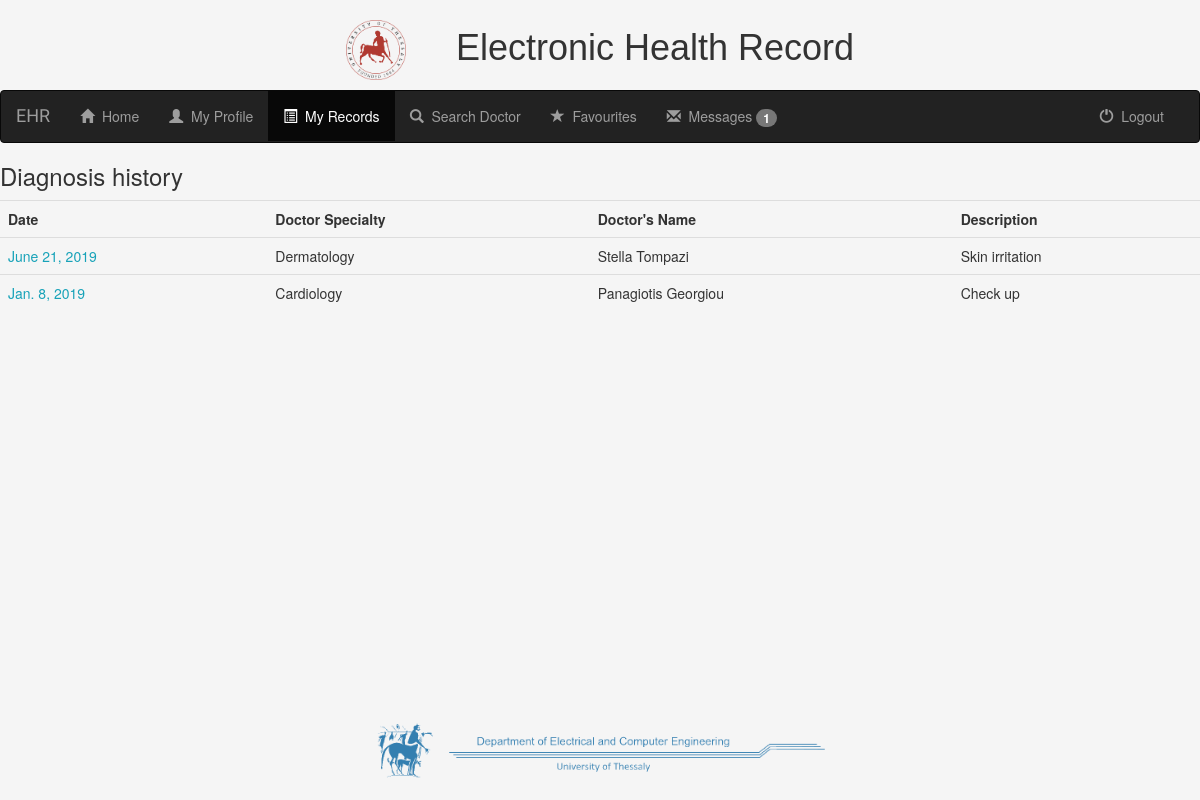
The page /my_mr/appointments_list/ (signed in) on the database its author committed.
### mr/models.py (models this page shows, shortened)
class Appointments(models.Model):
    patient = models.ForeignKey(PatientProfile, on_delete=models.CASCADE)
    doctor = models.ForeignKey(UserProfile, on_delete=models.CASCADE)
    date = models.DateField(null=False, default=date.today)
    symptoms_description = models.CharField(max_length=1000, blank=True)
    diagnosis = models.CharField(max_length=2000, default='None')
    examination_description = models.CharField(max_length=5000, default='None')
    medication = models.CharField(max_length=500, blank=True)
    medication_side_effects = models.CharField(max_length=1000, blank=True)
    secret_note = models.CharField(max_length=1000, blank=True)

class UserProfile(models.Model):
    user = models.OneToOneField(User, on_delete=models.CASCADE)
    specialties_list = (
        ('Accident_and_Emergency_Medicine', 'Accident and Emergency Medicine'),
        ('Allergiology', 'Allergiology'),
        ('Anesthetics', 'Anesthetics'),
        ('Cardiology', 'Cardiology'),
        ('Child_Psychiatry', 'Child Psychiatry'),
        ('Clinical_Biology', 'Clinical Biology'),
        ('Clinical_Chemistry', 'Clinical Chemistry'),
        ('Clinical_Neurophysiology', 'Clinical Neurophysiology'),
        ('Dental_Oral_Maxillo-facial_surgery', 'Dental, Oral and Maxillo-facial Surgery'),
        ('Dermato-Venereology', 'Dermato-Venereology'),
        ('Dermatology', 'Dermatology'),
        ('Endocrinology', 'Endocrinology'),
        ('Family_and_general_Medicine', 'Family and General Medicine'),
        ('Fictional_Medical_Specialist', 'Fictional Medical Specialist'),
        ('Gastro-enterologic_Surgery', 'Gastro-enterologic Surgery'),
        ('Gastroenterology', 'Gastroenterology'),
        ('General_Hematology', 'General Hematology'),
        ('General_Practice', 'General Practice'),
        ('General_Surgery', 'General Surgery'),
        ('Geriatrics', 'Geriatrics'),
        ('Immunology', 'Immunology'),
        ('Infectious_Diseases', 'Infectious Diseases'),
        ('Internal_Medicine', 'Internal Medicine'),
        ('Laboratory_Medicine', 'Laboratory Medicine'),
        ('Maxillo-facial_Surgery', 'Maxillo-facial Surgery'),
        ('Microbiology', 'Microbiology'),
        ('Nephrology', 'Nephrology'),
        ('Neuro-psychiatry', 'Neuro-psyciatry'),
        ('Neurosurgery', 'Neurosurgery'),
        ('Nuclear_Medicine', 'Nuclear Medicine'),
        ('Obstetrics_and_Gynecology', 'Obstetrics and Gynecology'),
        ('Occupational_Medicine', 'Occupational Medicine'),
        ('Opthalmology', 'Ophtalmology'),
        ('Orthopaedics', 'Orthopaedics'),
        ('Otorhinolaryngology', 'Otorhinolaryngology'),
        ('Paediatrics', 'Paediatrics'),
        ('Paediatrics_Surgery', 'Paediatrics Surgery'),
        ('Pathology', 'Pathology'),
        ('Physical_Medicine_and_Rehabilitation', 'Physical Medicine and Rehabilitation'),
        ('Plastic_Surgery', 'Plastic Surgery'),
        ('Pneumology', 'Pneumology'),
        ('Podiatric_Surgery', 'Podiatric Surgery'),
        ('Psychiatry', 'Psychiatry'),
        ('Public_health_and_Preventive_Medicine', 'Public Health and Preventive Medicine'),
        ('Radiation_Oncology', 'Radiation Oncology'),
        ('Respiratory_Medicine', 'Respiratory Medicine'),
        ('Rheumatogoly', 'Rheumatology'),
        ('Stomatology', 'Stomatology'),
        ('Thoragic_Surgery', 'Thoragic Surgery'),
        ('Tropical_Medicine', 'Tropical Medicine'),
        ('Urology', 'Urology'),
        ('Vascular_Surgery', 'Vascular Surgery'),
        ('Venereology', 'Venereology')
    )
    specialty = models.CharField(max_length=100, choices=specialties_list, default='General_Practice')
    city = models.CharField(max_length=50, blank=True)
    address = models.CharField(max_length=50, blank=True)
    phone = models.CharField(max_length=12, blank=True)

### my_mr/views.py (the view)
# urls.py: path('appointments_list/', views.appointments_list.as_view(), name='appointments_list'),
class appointments_list(generic.ListView):
    template_name = 'my_mr/appointments_list.html'
    paginate_by = 15
    def get_queryset(self):
        return Appointments.objects.filter(patient__user__username=self.request.user.username).order_by('-date')
    def get_context_data(self, **kwargs):
        context = super(appointments_list, self).get_context_data(**kwargs)
        context['received_messages'] = Message.objects.filter(receiver=self.request.user, was_read=False)
        return context

### my_mr/templates/my_mr/appointments_list.html (shortened to what this page needs)
{% extends 'my_mr/base.html' %}
{% block body_block %}
{% if user.is_authenticated %}
    <h3>Diagnosis history</h3>
    <table class="table">
        <tr>
            <th>Date</th>
            <th>Doctor Specialty</th>
            <th>Doctor's Name</th>
            <th>Description</th>
        </tr>
        {% for app in object_list %}
        <tr>
            <td><a href="{% url 'my_mr:app_detail' app.id %}">{{ app.date }}</a></td>
            <td>{{ app.doctor.get_specialty_display }}</td>
            <td>{{ app.doctor.user.get_full_name }}</td>
            <td>{{ app.symptoms_description }}</td>
        </tr>
        {% empty %}
            There are no appointment data.
        {% endfor %}
    </table>
{% endif %}
{% endblock %}

### mr/static/mr/css/style.css (style rules this page uses)
body { background-color: whitesmoke; height: 90%; margin-bottom: 10%; }
a { color: #17a2b8; }

### rows shown on the page
Appointments: date "June 21, 2019", doctor.specialty "Dermatology", doctor.user.get_full_name "Stella Tompazi", symptoms_description "Skin irritation"
Appointments: date "Jan. 8, 2019", doctor.specialty "Cardiology", doctor.user.get_full_name "Panagiotis Georgiou", symptoms_description "Check up"

### other values the page prints
{{ received_messages.count }} "1"
